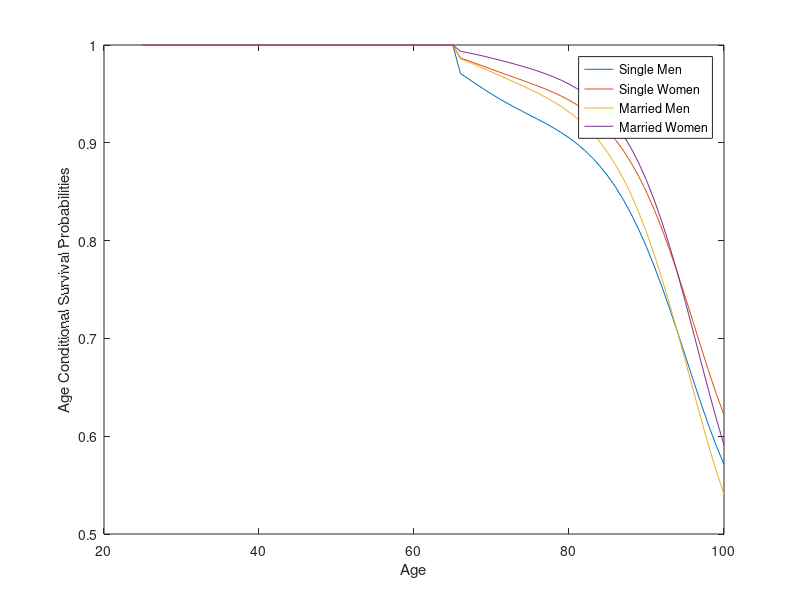
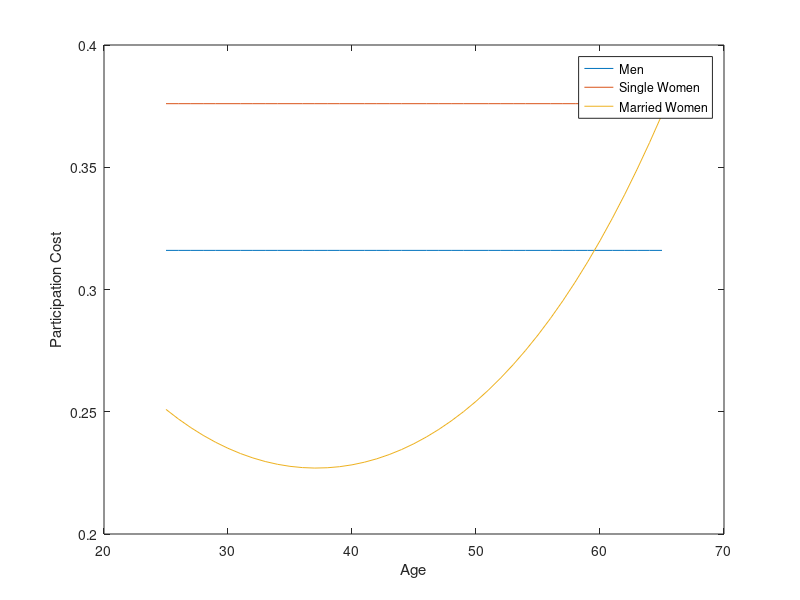

Source code (MATLAB) for these figures, in order: (Note: this script raises an error after producing the figures.)
% Borella, De Nardi & Yang (2018) - The Aggregate Implications of Gender and Marriage
% We solve Economy 4 which is a model with three kinds of households: single female, single male, and married couple.
% Because moving between these is possible, and the moves are exogenous, we
% need to think of one agent who changes 'type' based on an exogenous state.

% Two small notational changes from BDNY2018. The deterministic
% age-dependent component of ages is called kappa_j (they call it e) and
% the markov (AR(1)) shock is called z (they call it epsilon).

% Everything is nice and smooth. 

% Two small errors/typos in BDNY2018 paper: 
% 1) pg 11, eqn 2 tells us that n is 0 to 1, but when used in eqn 5 it should 
% be hours (so 5840 times as much). Effectively, eqn 5 (and 13) is missing 
% a constant parameter than multiplies n. I will refer to this missing
% parameter as 'potential hours'.
% 2) pg 21, the multivariate normal for the initial distribution has
% delta_a on left and right hand sides, it should only appear on the left
% (should not appear on the right).

% The paper is missing a few parameters but the authors were very good/nice about 
% sending them in an clean well-documented format when I requested them by 
% email. You can find them all below, specifically, the conditional
% survival probabilities, the parametrization of the initial distribution,
% the 'potential hours' that multiplies n in eqn 5 (and 14),
% and kappa_j (the kappa_j are shown in Figure 13, but they sent me the exact
% numbers).

% Reproduces Figures 9, 10, 11, 14 of BDNY2018 (the parts relating to model, those figures also contain data which is not reproduced here)
% Create additional new figures 1,2,3 to show some other parts of the model to help illustrate what is going on.

CreateFigures=1


%%
n_d=[51,51]; % Two decision variables, endogenous labor supply for female and male, respectively
n_a=701; % Endogenous state, asset holdings
n_z=[7,7,4]; % Three exogenous states, female labor productivity, male labor productivity, household-type
N_j=76; 
Params.agejshifter=24; % Ages 25 to 100.

% A quick explanation of the third exogenous state which takes four values.
% This is the 'four' household types. We have single males, single females,
% and married couples. Because the married couples can transition to being
% single male/female, we cannot set them up at permanent types. So we set
% up an exogenous state to control these transitions. Notice that these
% transition probabilities occur based on the conditional survival
% probabilities, and that the conditional survival probabilities depend on
% this state. As a result, instead of treating conditional survival
% probabilities as another discount factor (which is standard) we instead
% treat the conditional survival probabilities as transition probabilities
% of the exogenous state. We therefore need to add a fourth grid point to
% the exogenous state which signifies death. This is not particully
% computationally efficient, but it is easy enough (VFI Toolkit has no
% feature to permit the conditional survival probabilities to depend on the
% exogenous state which would be the better way to handle it.)

% The third exogenous state is called 'htype', and htype==1 is married
% couple, htype==2 is single female, htype==3 is single male, and hype==4
% is deceased.

%% Parameters
% Economy 4, so most parameters come from Table 9
% [some from Table 3 and Table 4]
% Paper is missing a few parameter values, BDNY were kind enough to send them by email. 
% Big thanks to them! Specifically, kappa_j (deterministic age-dependent component of 
% earnings), s_j (conditional survival probabilities), potential hours, and the 
% parameters that determine  the initial age distribution are those that are from email.

% Age j
Params.agej=1:1:N_j;
% actual age is agej+agejshifter
Params.age=Params.agej+Params.agejshifter;
% Retirement age
Params.Jr=66-Params.agejshifter; % Retire at age 66


% Preferences
Params.beta=0.961; % Discount factor
Params.gamma=2; % risk aversion coefficient
Params.omega=0.496; % Consumption weight

% Labor force participation fixed cost (only used for working age)
Params.participationcost_men=0.316;
Params.participationcost_women_single=0.376;
Params.participationcost_women_married=exp(0.0009.*Params.agej.^2-0.0236*Params.agej-1.0708)./(1+exp(0.0009.*Params.agej.^2-0.0236*Params.agej-1.0708));
% Participation cost for women: this formula comes from pg 25 of BDNY2018.
% Figure 14 plots it and the formula here does reproduce the figure.
% [I originally used age rather than agej in formula, but Fig 14 makes it clear that is should be agej]
if CreateFigures==1
    figure(14)
    plot(Params.age(1:Params.Jr-1),Params.participationcost_men*ones(1,Params.Jr-1))
    hold on
    plot(Params.age(1:Params.Jr-1),Params.participationcost_women_single*ones(1,Params.Jr-1))
    plot(Params.age(1:Params.Jr-1),Params.participationcost_women_married(1:Params.Jr-1))
    hold off
    ylabel('Participation Cost')
    xlabel('Age')
    legend('Men','Single Women','Married Women')
end

% Hours worked factor
Params.potentialhours=5840; % BDNY2018 by email tell me that the 'total potential hours' which multiplies n is5840 (=365 days*16 hrs per day)

% Prices
Params.r=0.04; % interest rate

% Retirement and Pensions
Params.tau_ss=0.038; % Social security tax rate on employees

% Earnings process, deterministic component
Params.kappa_j_men=[14.28697096, 14.92876666, 15.50469684, 16.01569213, 16.46435926, 16.85445477, 17.19077667, 17.47871754, 17.72400614, 17.93263075, 18.11042972, 18.26303369, 18.39575626, 18.51342232, 18.62027424, 18.72015966, 18.81615859, 18.91073972, 19.00573926, 19.10217112, 19.20062825, 19.30071226, 19.40137617, 19.50086844, 19.5965984, 19.68513928, 19.76237742, 19.82327991, 19.86221136, 19.87262189, 19.84732029, 19.77866833, 19.65858228, 19.47902022, 19.2315277, 18.90867856, 18.50342777, 18.01015922, 17.42479166, 16.74579195, 15.97365815, zeros(1,N_j-Params.Jr+1)]; % fill in zeros for retirement ages
Params.kappa_j_women=[10.23342169, 10.33615559, 10.43110283, 10.52023978, 10.605471, 10.6885492, 10.77108253, 10.85453538, 10.94021008, 11.0292408, 11.12258805, 11.22103341, 11.32520757, 11.43549369, 11.55209724, 11.67506067, 11.80415986, 11.93894804, 12.07874142, 12.22256703, 12.36923078, 12.51715371, 12.66452781, 12.8091787, 12.94859127, 13.07991699, 13.19993625, 13.30513432, 13.3916985, 13.45548729, 13.49216302, 13.49726402, 13.46622906, 13.3946316, 13.27811246, 13.11277571, 12.89515939, 12.6225513, 12.29306153, 11.90600625, 11.46174536, zeros(1,N_j-Params.Jr+1)]; % fill in zeros for retirement ages

% Earnings processes (from Table 4)
% Persistence of markov shocks
Params.rho_z_men=0.973;
Params.rho_z_women=0.963;
% Params.rho_z_menwomen=0.973;
Params.rho_z_married=0.972;
% Variance of markov innovations
Params.sigmasq_upsilon_men=0.016;
Params.sigmasq_upsilon_women=0.014;
% Params.sigmasq_upsilon_menwomen=0.021;
Params.sigmasq_upsilon_married=0.013;
% Initial variance
Params.sigmasq_init_z_men=0.128;
Params.sigmasq_init_z_women=0.128;
% Params.sigmasq_init_z_menwomen=0.128;
Params.sigmasq_init_z_married=0.128;

% Conditional Survival Probabilities [Just used to construct transition probabilities for htype]
% BDNY2018 Appendix A states "We model the probability of being alive at
% time t as a logit function" from HRS biennial data. They do state that s_j=1 for working ages
% I emailed authors and they sent me the following parameter values
Params.s_j_men=[ones(1,Params.Jr-1), 0.9708540312, 0.9654954844, 0.9601461089, 0.9549150054, 0.9498879234, 0.9451082213, 0.940578516, 0.9362672177, 0.9321064622, 0.928034319, 0.9239414182, 0.919726484, 0.9152684335, 0.9104409934, 0.9051246504, 0.8991750989, 0.8924468522, 0.884799902, 0.8760654515, 0.8661334404, 0.8548043058, 0.8419632417, 0.8275050364, 0.8113131369, 0.7934129312, 0.7737980124, 0.7526544571, 0.7301095265, 0.7065543154, 0.682371187, 0.6581025282, 0.6341793149, 0.6114001461, 0.5902426503, 0.5713174184];
Params.s_j_women=[ones(1,Params.Jr-1), 0.9867173292, 0.9839537557, 0.9810895031, 0.9781775739, 0.9752641812, 0.9723774046, 0.969525577, 0.966698489, 0.963864254, 0.9609913506, 0.9580178755, 0.9548816988, 0.9515039178, 0.947796448, 0.9436688848, 0.9390081383, 0.933691744, 0.9275915251, 0.9205495885, 0.9124369293, 0.9030503063, 0.8922328875, 0.8798241982, 0.86564477, 0.8496186806, 0.8316466875, 0.8117952836, 0.7901019966, 0.7668593618, 0.7423955654, 0.7172294449, 0.6918221763, 0.667022471, 0.6434068853, 0.6216936057];
Params.s_j_married_men=[ones(1,Params.Jr-1), 0.9857772492, 0.9826486379, 0.979351984, 0.975942647, 0.9724705996, 0.968967363, 0.9654432869, 0.9618879751, 0.9582658633, 0.9545406942, 0.9506398489, 0.9464884755, 0.9419901481, 0.9370354902, 0.9315104472, 0.9252723856, 0.9181662883, 0.9100301624, 0.9006674505, 0.8899198529, 0.8775450903, 0.863366277, 0.8472150339, 0.8289168868, 0.8084411651, 0.785749516, 0.7610170302, 0.7343962364, 0.706334129, 0.677301214, 0.6479487248, 0.6188217937, 0.5908262567, 0.5645208063, 0.5405648483];
Params.s_j_married_women=[ones(1,Params.Jr-1), 0.9935989401, 0.992044741, 0.9903554811, 0.9885517802, 0.9866536883, 0.9846739092, 0.9826155039, 0.980471028, 0.9782190319, 0.975836103, 0.973276773, 0.970490844, 0.9674117874, 0.9639603055, 0.960048177, 0.9555625464, 0.9503736337, 0.9443364884, 0.937270943, 0.92900752, 0.9193032442, 0.9079407056, 0.8946906353, 0.8793009575, 0.861614884, 0.8414655991, 0.8188646896, 0.7938284563, 0.7666627684, 0.7377541306, 0.7077193293, 0.6771431241, 0.6470122624, 0.6180256858, 0.5909978175];
% Do a plot of the survival probabilities, just to see them
if CreateFigures==1
    figure(1)
    plot(Params.age,Params.s_j_men)
    hold on
    plot(Params.age,Params.s_j_women)
    plot(Params.age,Params.s_j_married_men)
    plot(Params.age,Params.s_j_married_women)
    hold off
    ylabel('Age Conditional Survival Probabilities')
    xlabel('Age')
    legend('Single Men','Single Women','Married Men','Married Women')
end


%% Grids
a_grid=500000*linspace(0,1,n_a)'.^3; 
% I just had to guess a max, then adjust it till it was reasonable
% BDNY2018 are essentially using this grid in USD (can be nice when you go to data)

n1_grid=linspace(0,1,n_d(1))'; % can tell from size of 'participationcost' parameters that model is on 0 to 1 (not actual hours worked which is what figures show)
n2_grid=linspace(0,1,n_d(2))';
d_grid=[n1_grid; n2_grid];

% Discretization is an AR(1), but because there is an initial distribution
% (variance) which is not the asymptotic/unconditional variance, we are
% better (in sense grid will be more efficient) using a life-cycle AR(1) method.
% Because male and female exogenous shocks are independent, we will create them separately and then join the two
% Set the initial distribution
kirkbyoptions_men.initialj1sigmaz=sqrt(Params.sigmasq_init_z_men); % age j=1 is a normal distribution with mean zero and this standard deviation [you can also set the mean, but default is zero]
[z_grid_J_men, pi_z_J_men,jequaloneDistz_men,~] = discretizeLifeCycleAR1_Kirkby(0,Params.rho_z_men,sqrt(Params.sigmasq_upsilon_men),n_z(2),N_j,kirkbyoptions_men);
kirkbyoptions_women.initialj1sigmaz=sqrt(Params.sigmasq_init_z_women); % age j=1 is a normal distribution with mean zero and this standard deviation [you can also set the mean, but default is zero]
[z_grid_J_women, pi_z_J_women,jequaloneDistz_women,~] = discretizeLifeCycleAR1_Kirkby(0,Params.rho_z_women,sqrt(Params.sigmasq_upsilon_women),n_z(1),N_j,kirkbyoptions_women);
% Note, this is currently ln(z). We want the actual z
z_grid_J_men=exp(z_grid_J_men);
z_grid_J_women=exp(z_grid_J_women);
% Set up the htype
htype_grid=(1:1:4)';
pi_htype_J=zeros(4,4,N_j);% Build from the conditional survival probabilities
for jj=1:N_j
    % Married couples
    pi_htype_J(1,1,jj)=Params.s_j_married_men(jj)*Params.s_j_married_women(jj);
    pi_htype_J(1,2,jj)=1-Params.s_j_married_men(jj);
    pi_htype_J(1,3,jj)=1-Params.s_j_married_women(jj);
    % Single women
    pi_htype_J(2,2,jj)=Params.s_j_married_women(jj);
    pi_htype_J(2,4,jj)=1-Params.s_j_married_women(jj);
    % Single men
    pi_htype_J(3,3,jj)=Params.s_j_married_men(jj);
    pi_htype_J(3,4,jj)=1-Params.s_j_married_men(jj);
    % Note: since V for deceased is zero, what we put as transtion
    % probability from deceased to deceased (1 or 0) anyway irrelevant.
    pi_htype_J(4,4,jj)=1;
end

% Put together the exogenous shocks
z_grid_J=zeros(sum(n_z),N_j);
pi_z_J=zeros(prod(n_z),prod(n_z),N_j);
for jj=1:N_j
    z_grid_J(:,jj)=[z_grid_J_women(:,jj);z_grid_J_men(:,jj);htype_grid];
    pi_z_J(:,:,jj)=kron(pi_htype_J(:,:,jj),kron(pi_z_J_men(:,:,jj),pi_z_J_women(:,:,jj))); % note, kron in reverse order
end

%% Return Function and Discount Parameters
DiscountFactorParamNames={'beta'}; 
% Normally we would put the survival probabilities into the discount
% factor. But here we instead have the survival probabilities acting
% through the exogenous state transition probabilities as we need 

ReturnFn=@(n_f,n_m,aprime,a,z_f,z_m,htype,r,omega,gamma,tau_ss,participationcost_men,participationcost_women_single,participationcost_women_married,kappa_j_women,kappa_j_men,potentialhours)...
    BorellaDeNardiYang2018_ReturnFn(n_f,n_m,aprime,a,z_f,z_m,htype,r,omega,gamma,tau_ss,participationcost_men,participationcost_women_single,participationcost_women_married,kappa_j_women,kappa_j_men,potentialhours);

%% Solve value function
vfoptions=struct(); % use defaults
vfoptions.verbose=1;
vfoptions.lowmemory=1;
tic;
[V,Policy]=ValueFnIter_Case1_FHorz(n_d,n_a,n_z,N_j,d_grid,a_grid,z_grid_J,pi_z_J,ReturnFn,Params,DiscountFactorParamNames,[],vfoptions);
toc

%% Plot some policy functions to take a look
% I can't be bothered just now :)

%% You could take a look at value functions to see if better/worse off being single/married
% Not really important in this model, as all changes in martial status are completely exogenous anyway.



%% Age j=1 agent distribution
% BDNY2018 Appendix A
% Model joint distribution of initial assets and wage shocks at age 25 as a
% joint log-normal in the logarithm of the asset and wage shock
% (ln(a+delta_a) )    ( mu_a                  )
% (  ln z        ) ~ N(    mu_z       , Sigma_s)
% 
% delta_a is a shift parameter for assets to have only positive values to be able to take logs.
% For Economy 4 with couples it is joint normal of the two ln(z) for female
% and male and the assets (so tri-variate instead of bi-variate).
%
% NOTE: VERSION IN BDNY2018 ERRONEOUSLY PUTS delta_a ON RIGHT HAND SIDE AS WELL (mu_a+delta_a instead of mu_a as here)


% BDNY2018 don't report the parameters of this tri-variate log-normal
% distribution (except the initial variance of ln(z) which is in Table 4)
% I emailed and they kindly sent me the following.
% Joint Distribution at age 25														
% Couples				Variance/Covariance Matrix			
% 	                      mu	    delta_a			            log(wealth)	Prod. Shock	Prod. Shock Spouse
% log(wealth)	        11.35902	69155.39		log(wealth)	0.1578558	0.018727	0.0153577
% Prod. Shock	        0.0231509	0		      Prod. Shock	0.018727	0.091125	0.0153023
% Prod. Shock Spouse	0.0013973	0		 Prod. Shock Spouse	0.0153577	0.0153023	0.0777305

% Note that we already have grids on assets, and on productivity for female
% and male. So we just want to assign mass on these grids to fit this
% distribution.
% What we use is to allocate based on the joint-normal cdf (to the grids in logs).

% Let's first just create the mean and var-covar from the values in email.
delta_a=69155.39;
% Note that in codes, the ordering is assets, productivity shock female,
% productivity shock male. So have to swap female and male order from what 
% BDNY sent in the email. (I have assumed 'Spouse' refers to female)
jequal1_mu=[11.35902, 0.0013973, 0.0231509];
jequal1_sigma=[0.1578558, 0.0153577,0.018727; 0.0153577, 0.0777305, 0.0153023; 0.018727, 0.0153023, 0.091125];

% Get log(producitivity) grids for age j=1.
logz_f_jequal1grid=log(z_grid_J_women(:,1));
logz_m_jequal1grid=log(z_grid_J_men(:,1));

% Initial dist for on assets is on log(assets+delta_a)
tic;
jequaloneDist=MVNormal_ProbabilitiesOnGrid([log(a_grid+delta_a); logz_f_jequal1grid; logz_m_jequal1grid],jequal1_mu, jequal1_sigma, [n_a,n_z(1),n_z(2)]);
initdisttime=toc

% Take a look over the asset grid
if CreateFigures==1
    figure(2)
    plot(a_grid,cumsum(sum(sum(sum(jequaloneDist,4),3),2)))
    title('Initial dist: marginal cdf over assets')
    % Almost everyone starts with 0 to 200,000 USD
end

% Comment: Evaluating a Multivariate-Normal cdf is not
% computationally cheap/fast (for anything but a small grid).
% An obvious alternative to get code faster here would be to only put the
% initial dist onto the lower 1/2 (or somesuch) of the asset distribution. Following two
% lines demonstrate how you would do this
% jequaloneDist=zeros([n_a,n_z(1),n_z(2),'gpuArray');
% jequaloneDist(1:floor(n_a/2),:,:)=MVNormal_ProbabilitiesOnGrid([log(a_grid(1:floor(n_a/2))+delta_a); logz_f_jequal1grid; logz_m_jequal1grid],jequal1_mu, jequal1_sigma, [floor(n_a/2),n_z(1),n_z(2)]);

% Distribution is currently over [n_a,n_z(1),n_z(2)]
% Needs to be over [n_a,n_z(1),n_z(2), n_z(3)]

% To do this we have to define relative mass of the household types.
% BDNY2018 did this, as required for Fig 11

% Table 1 of BDNY2018 says 0.43 married, 0.07 single female, and 0.07
% single male (at age 25). Paper does not explictly say that these (initial) weights
% are were used for model, but BDNY2018 confirmed this to me by email.
mass_hhtypes=[0.43,0.07,0.07,0]; % married, single female, single male, deceased (note, these masses will change over time, this is just for j=1) 
mass_hhtypes=mass_hhtypes/sum(mass_hhtypes); % normalize total mass to one
jequaloneDist=jequaloneDist.*shiftdim(mass_hhtypes,-2);



%% Agent distribution
AgeWeightParamNames={'mewj'};
Params.mewj=(1:1:N_j)/N_j;
% BDNY2018 don't define this as it is not needed since only model output they look at is life-cycle profiles, 
% but toolkit requires it (will have no impact on results as long as you are only looking at life-cycle profiles are these
% are anyway conditional on age).

simoptions=struct(); % use default simoptions
StationaryDist=StationaryDist_FHorz_Case1(jequaloneDist,AgeWeightParamNames,Policy,n_d,n_a,n_z,N_j,pi_z_J,Params,simoptions);


%% Plot some life-cycle profiles
% We only want age-conditional means, by using simoptions.whichstats we can specify this and make things faster
simoptions.whichstats=[1,0,0,0,0,0,0]; % http://discourse.vfitoolkit.com/t/how-to-cut-runtimes-for-life-cycle-profiles-or-allstats-when-you-dont-need-all-the-stats-simoptions-whichstats/253


% Start with some basics, just look fraction of households of each type
FnsToEvaluate_hhtype.marriedhh=@(n_f,n_m,aprime,a,z_f,z_m,htype) (htype==1);
FnsToEvaluate_hhtype.singlefemalehh=@(n_f,n_m,aprime,a,z_f,z_m,htype) (htype==2);
FnsToEvaluate_hhtype.singlemalehh=@(n_f,n_m,aprime,a,z_f,z_m,htype) (htype==3);
FnsToEvaluate_hhtype.deceasedhh=@(n_f,n_m,aprime,a,z_f,z_m,htype) (htype==4);
AgeConditionalStats_hhtype=LifeCycleProfiles_FHorz_Case1(StationaryDist,Policy,FnsToEvaluate_hhtype,Params,[],n_d,n_a,n_z,N_j,d_grid,a_grid,z_grid_J,simoptions);

if CreateFigures==1
    figure(3)
    plot(Params.agejshifter+(1:1:N_j),AgeConditionalStats_hhtype.marriedhh.Mean./(1-AgeConditionalStats_hhtype.deceasedhh.Mean)) % fraction married
    hold on
    plot(Params.agejshifter+(1:1:N_j),AgeConditionalStats_hhtype.singlefemalehh.Mean./(1-AgeConditionalStats_hhtype.deceasedhh.Mean)) % fraction single female
    plot(Params.agejshifter+(1:1:N_j),AgeConditionalStats_hhtype.singlemalehh.Mean./(1-AgeConditionalStats_hhtype.deceasedhh.Mean)) % fraction single male
    hold off
    title('Fraction of (living) households of each type')
    legend('married','single female','single male')
end

% Note that if we just compute standard life-cycles then their
% interpretation is problematic (as, e.g., our model in a single female
% household imputes a male labor supply of zero, which is correct but awkward)

% Hence we will do each household type one by one, and compute stats conditional on this type.
FnsToEvaluate_married.participation_men=@(n_f,n_m,aprime,a,z_f,z_m,htype) (n_m>0);
FnsToEvaluate_married.participation_women=@(n_f,n_m,aprime,a,z_f,z_m,htype) (n_f>0);
FnsToEvaluate_married.hours_men=@(n_f,n_m,aprime,a,z_f,z_m,htype,potentialhours) potentialhours*n_m;
FnsToEvaluate_married.hours_women=@(n_f,n_m,aprime,a,z_f,z_m,htype,potentialhours) potentialhours*n_f;
FnsToEvaluate_married.earnings_men=@(n_f,n_m,aprime,a,z_f,z_m,htype,kappa_j_men,potentialhours) kappa_j_men*z_m*potentialhours*n_m; % BDNY2018 refer to these as e, epsilon, n
FnsToEvaluate_married.earnings_women=@(n_f,n_m,aprime,a,z_f,z_m,htype,kappa_j_women,potentialhours) kappa_j_women*z_f*potentialhours*n_f; % BDNY2018 refer to these as e, epsilon, n
FnsToEvaluate_married.assets=@(n_f,n_m,aprime,a,z_f,z_m,htype) a;
simoptions.SampleRestrictionFn=@(n_f,n_m,aprime,a,z_f,z_m,htype) (htype==1);
AgeConditionalStats_married=LifeCycleProfiles_FHorz_Case1(StationaryDist,Policy,FnsToEvaluate_married,Params,[],n_d,n_a,n_z,N_j,d_grid,a_grid,z_grid_J,simoptions);

FnsToEvaluate_sfemale.participation=@(n_f,n_m,aprime,a,z_f,z_m,htype) (n_f>0);
FnsToEvaluate_sfemale.hours=@(n_f,n_m,aprime,a,z_f,z_m,htype,potentialhours) potentialhours*n_f;
FnsToEvaluate_sfemale.earnings=@(n_f,n_m,aprime,a,z_f,z_m,htype,kappa_j_women,potentialhours) kappa_j_women*z_f*potentialhours*n_f; % BDNY2018 refer to these as e, epsilon, n
FnsToEvaluate_sfemale.assets=@(n_f,n_m,aprime,a,z_f,z_m,htype) a;
simoptions.SampleRestrictionFn=@(n_f,n_m,aprime,a,z_f,z_m,htype) (htype==2);
AgeConditionalStats_sfemale=LifeCycleProfiles_FHorz_Case1(StationaryDist,Policy,FnsToEvaluate_sfemale,Params,[],n_d,n_a,n_z,N_j,d_grid,a_grid,z_grid_J,simoptions);

FnsToEvaluate_smale.participation=@(n_f,n_m,aprime,a,z_f,z_m,htype) (n_m>0);
FnsToEvaluate_smale.hours=@(n_f,n_m,aprime,a,z_f,z_m,htype,potentialhours) potentialhours*n_m;
FnsToEvaluate_smale.earnings=@(n_f,n_m,aprime,a,z_f,z_m,htype,kappa_j_men,potentialhours) kappa_j_men*z_m*potentialhours*n_m; % BDNY2018 refer to these as e, epsilon, n
FnsToEvaluate_smale.assets=@(n_f,n_m,aprime,a,z_f,z_m,htype) a;
simoptions.SampleRestrictionFn=@(n_f,n_m,aprime,a,z_f,z_m,htype) (htype==3);
AgeConditionalStats_smale=LifeCycleProfiles_FHorz_Case1(StationaryDist,Policy,FnsToEvaluate_smale,Params,[],n_d,n_a,n_z,N_j,d_grid,a_grid,z_grid_J,simoptions);


% Finally, a few things across all (living) households
FnsToEvaluate.participation=@(n_f,n_m,aprime,a,z_f,z_m,htype,potentialhours) ((n_f>0)+(n_m>0))/2*(htype==1)+(n_f>0)*(htype==2)+(n_m>0)*(htype==3); % note: divided by 2 for married HH (did this as that is what matches Fig 11 of BDNY2018)
FnsToEvaluate.hours=@(n_f,n_m,aprime,a,z_f,z_m,htype,potentialhours) potentialhours*(n_f+n_m)/2*(htype==1)+potentialhours*n_f*(htype==2)+potentialhours*n_m*(htype==3); % note: divided by 2 for married HH (did this as that is what matches Fig 11 of BDNY2018)
FnsToEvaluate.earnings=@(n_f,n_m,aprime,a,z_f,z_m,htype,kappa_j_women,kappa_j_men,potentialhours) (kappa_j_women*z_f*potentialhours*n_f+kappa_j_men*z_m*potentialhours*n_m)/2*(htype==1)+kappa_j_women*z_f*potentialhours*n_f*(htype==2)+kappa_j_men*z_m*potentialhours*n_m*(htype==3); % note: divided by 2 for married HH (did this as that is what matches Fig 11 of BDNY2018)
FnsToEvaluate.assets=@(n_f,n_m,aprime,a,z_f,z_m,htype) a/2*(htype==1)+a*(htype==2)+a*(htype==3); % would normally just be a, but need to do complicate it so I can divide by 2 for married couple
simoptions.SampleRestrictionFn=@(n_f,n_m,aprime,a,z_f,z_m,htype) (htype~=4);
AgeConditionalStats=LifeCycleProfiles_FHorz_Case1(StationaryDist,Policy,FnsToEvaluate,Params,[],n_d,n_a,n_z,N_j,d_grid,a_grid,z_grid_J,simoptions);


%% Figures of BDNY2018
% Let's do Figures 9, 10, 11 of BDNY2018
% These are the figures relating to Economy 4 (which is the model being done here)
% We only plot the 'half' of each Figure which is the model (they also plot data)

% To make it easy to compare to those in paper, I enforce similar xlim and ylim (ranges for the x and y axes)

% Figures 9 and 10 of BDNY2018
if CreateFigures==1
    figure(9)
    subplot(2,1,1); plot(Params.agejshifter+(1:1:Params.Jr-1), AgeConditionalStats_smale.participation.Mean(1:Params.Jr-1), Params.agejshifter+(1:1:Params.Jr-1), AgeConditionalStats_sfemale.participation.Mean(1:Params.Jr-1), Params.agejshifter+(1:1:Params.Jr-1), AgeConditionalStats_married.participation_men.Mean(1:Params.Jr-1), Params.agejshifter+(1:1:Params.Jr-1), AgeConditionalStats_married.participation_women.Mean(1:Params.Jr-1))
    legend('Single Men','Single Women','Married Men','Married Women')
    title('Participation')
    ylim([0.2,1])
    xlim([25,65])
    subplot(2,1,2); plot(Params.agejshifter+(1:1:Params.Jr-1), AgeConditionalStats_smale.hours.Mean(1:Params.Jr-1), Params.agejshifter+(1:1:Params.Jr-1), AgeConditionalStats_sfemale.hours.Mean(1:Params.Jr-1), Params.agejshifter+(1:1:Params.Jr-1), AgeConditionalStats_married.hours_men.Mean(1:Params.Jr-1), Params.agejshifter+(1:1:Params.Jr-1), AgeConditionalStats_married.hours_women.Mean(1:Params.Jr-1))
    legend('Single Men','Single Women','Married Men','Married Women')
    title('Hours')
    % ylim([500,2500])
    xlim([25,65])

    figure(10)
    subplot(2,1,1); plot(Params.agejshifter+(1:1:Params.Jr-1), AgeConditionalStats_smale.earnings.Mean(1:Params.Jr-1), Params.agejshifter+(1:1:Params.Jr-1), AgeConditionalStats_sfemale.earnings.Mean(1:Params.Jr-1), Params.agejshifter+(1:1:Params.Jr-1), AgeConditionalStats_married.earnings_men.Mean(1:Params.Jr-1), Params.agejshifter+(1:1:Params.Jr-1), AgeConditionalStats_married.earnings_women.Mean(1:Params.Jr-1))
    legend('Single Men','Single Women','Married Men','Married Women')
    title('Labor Income')
    xlim([25,65])
    subplot(2,1,2); plot(Params.agejshifter+(1:1:N_j), AgeConditionalStats_smale.assets.Mean, Params.agejshifter+(1:1:N_j), AgeConditionalStats_sfemale.assets.Mean, Params.agejshifter+(1:1:N_j), AgeConditionalStats_married.assets.Mean)
    legend('Single Men','Single Women','Couples')
    title('Assets')
    xlim([25,100])
end

% Figure 11 of BDNY2018
if CreateFigures==1
    % Note: this Figure is 'per person', so all married couple numbers are divided by 2
    figure(11)
    subplot(2,2,1); plot(Params.agejshifter+(1:1:Params.Jr-1), AgeConditionalStats.participation.Mean(1:Params.Jr-1))
    legend('Economy 4')
    title('Participation')
    ylim([0.2,1])
    xlim([25,65])
    subplot(2,2,2); plot(Params.agejshifter+(1:1:Params.Jr-1), AgeConditionalStats.hours.Mean(1:Params.Jr-1))
    title('Hours')
    ylim([500,2500])
    xlim([25,65])
    subplot(2,2,3); plot(Params.agejshifter+(1:1:Params.Jr-1), AgeConditionalStats.earnings.Mean(1:Params.Jr-1))
    title('Labor Income')
    ylim([8000,65000])
    xlim([25,65])
    subplot(2,2,4); plot(Params.agejshifter+(1:1:N_j), AgeConditionalStats.assets.Mean)
    title('Assets')
    ylim([0,500000])
    xlim([25,100])
end

% If you run with CreateFigures=0, you can just load the following and create all the graphs later
% (I ran the main code on a headless server, then created graphs on my desktop)
save BDNY2018.mat
% load BDNY2018.mat

